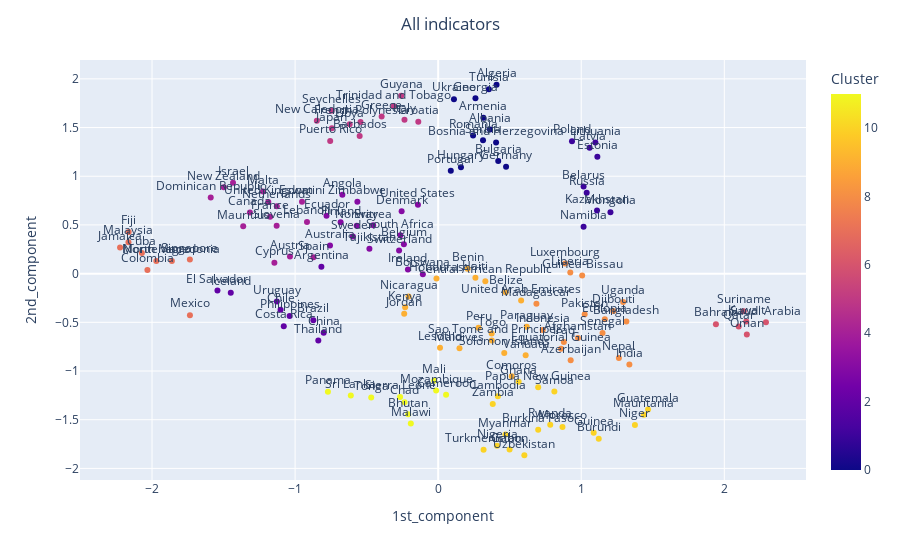

Notebook code for this chart:
### Code cell
""" out_general = widgets.Output()
out_time = widgets.Output()
out_cluster = widgets.Output() """

# GENERAL LAYOUT:
general_upper = widgets.HBox(children = [widgets_general_out, plot_time_series_out, globe_corr_out])
general_lower = widgets.HBox(children = [table_corr_country_out, table_corr_med_out])
general_tab = widgets.VBox(children = [general_upper, general_lower])

# TIME LAYOUT
time_upper = widgets.HBox(children = [widgets_time_out, table_high_range_out])
time_lower = widgets.HBox(children = [plot_time_series_out, table_time_window_out])
time_tab = widgets.VBox(children = [time_upper, time_lower])

# CLUSTER LAYOUT
cluster_upper = widgets.HBox(children = [widgets_cluster_out, venn_group_out, table_cluster_out])
cluster_lower = widgets.HBox(children = [plot_cluster_map_out])
cluster_tab = widgets.VBox(children = [cluster_upper, cluster_lower])

tab = widgets.Tab(children = [general_tab, time_tab, cluster_tab])

tab.set_title(0, 'General')
tab.set_title(1, 'Time Series')
tab.set_title(2, 'Cluster')

def foo():
    print('General')
    with widgets_general_out:
        widgets.interact(show_general, mode = dropdown_mode, zone = dropdown_zone, ind = dropdown_ind,
                    threshold = floatslider_threshold, confidence = floatslider_confidence)
    print('Time')
    with widgets_time_out:
        widgets.interact(show_time, mode = dropdown_mode, zone = dropdown_zone, ind = dropdown_ind,
                    years = intrangeslider_years, shift = intslider_shift)
    print('Cluster')
    with widgets_cluster_out:
        widgets.interact(show_cluster, zone = dropdown_zone, group = dropdown_group)
    dropdown_group.value = 'Equality Indicators'

foo()
display(tab)

### Figure 1 — Plotly figure (JSON) as saved in the notebook; plotly's stock layout.template omitted (floating-point values rounded to 4 significant figures; data arrays with more than 128 entries replaced by an {"elided": "..."} marker saying what was removed)
{"data": [{"hovertemplate": "1st_component=%{x}<br>2nd_component=%{y}<br>Country=%{text}<br>Cluster=%{marker.color}<extra></extra>", "legendgroup": "", "marker": {"color": {"elided": "153 int values"}, "coloraxis": "coloraxis", "symbol": "circle"}, "mode": "markers+text", "name": "", "orientation": "v", "showlegend": false, "text": {"elided": "153 str values"}, "textposition": "top center", "type": "scatter", "x": {"elided": "153 float values"}, "xaxis": "x", "y": {"elided": "153 float values"}, "yaxis": "y"}], "layout": {"coloraxis": {"colorbar": {"title": {"text": "Cluster"}}, "colorscale": [[0, "#0d0887"], [0.1111, "#46039f"], [0.2222, "#7201a8"], [0.3333, "#9c179e"], [0.4444, "#bd3786"], [0.5556, "#d8576b"], [0.6667, "#ed7953"], [0.7778, "#fb9f3a"], [0.8889, "#fdca26"], [1, "#f0f921"]]}, "legend": {"tracegroupgap": 0}, "margin": {"t": 60}, "title": {"text": "All indicators", "x": 0.5}, "xaxis": {"anchor": "y", "domain": [0, 1], "title": {"text": "1st_component"}}, "yaxis": {"anchor": "x", "domain": [0, 1], "title": {"text": "2nd_component"}}}}
